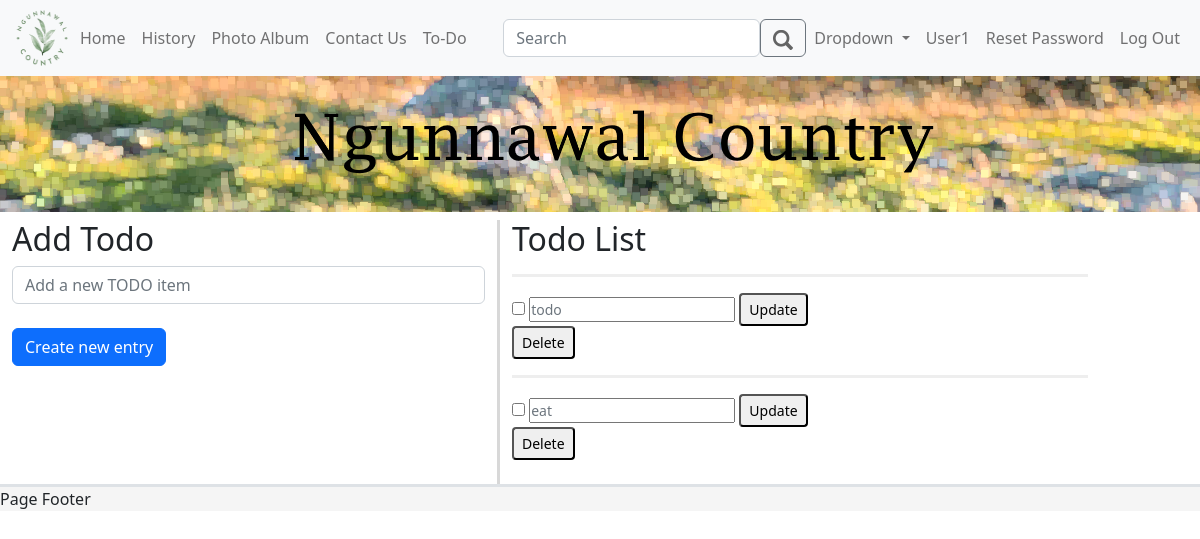
/todo (signed in), run on the app's committed database.
### models.py (models this page shows, shortened)
class User(UserMixin, db.Model):
    id = db.Column(db.Integer, primary_key=True)
    email_address = db.Column(db.String(255), unique=True)
    name = db.Column(db.String(255))
    password_hash = db.Column(db.String(255))
    user_level = db.Column(db.Integer)

class todo (db.Model):
    id = db.Column(db.Integer, primary_key=True, autoincrement=True)
    text = db.Column(db.Text)
    done = db.Column(db.Boolean)

### app.py (the view, shortened to what this page needs)
@app.route('/todo', methods=["POST", "GET"])
def view_todo():
    all_todo = db.session.query(todo).all()  # retrieves whole of to do table from database
    return render_template("todo.html", todos=all_todo, user=current_user)  # sends the user back to the to do page

### models.py (called while the page is built)
@login.user_loader
def load_user(id):
    return User.query.get(int(id))

### templates/todo.html (shortened to what this page needs)
{% extends 'template.html' %}
{% block cellContent1 %}
    <div class="row">
        <div class="col-5 vertical-divider">
            <h2>Add Todo</h2>
            <form method="POST" action="">
                <input type="text" name="text" placeholder="Add a new TODO item" class="form-control">
                <br>
                <button type="submit" value="update" class="btn btn-primary">Create new entry</button>
            </form>
        </div>
        <div class="col-6">
            <h2>Todo List</h2>
            {% for todo in todos %}
                <p>
                <hr class="horizontal-divider">
                <form method="POST" action="/todoedit/{{ todo.id }}">
                    <input type="checkbox" onclick="redirect('/todoedit/{{ todo.id }}')"
                           data-target="/todoedit/{{ todo.id }}" name="done">
                    <input type="text" title="{{ todo.dateAdded }}" value="{{ todo.text }}" name="text"
                           class="form-text">
                    <button type="submit" value="update" class="form-control-sm">Update</button>
                </form>
                <form method="GET" action="/todoedit/{{ todo.id }}">
                    <button type="submit" value="delete" class="form-control-sm">Delete</button>
                </form>
            {% endfor %}
            <br>
        </div>
    </div>
{% endblock %}

### templates/template.html (shortened to what this page needs)
<!DOCTYPE html>
<html lang="en">
<head>
    <link rel="stylesheet" href="/static/ngunnawal.css">
    <link rel="stylesheet" href="/static/css/bootstrap.css">
</head>
<body>
<nav class="navbar navbar-expand-lg bg-light sticky-top">
    <div class="container-fluid">
        <a href="/">
            <img src="/static/images/logo.png" alt="logo" width="60" height="60">
        </a>
        <div class="collapse navbar-collapse" id="navbarNav">
            <ul class="navbar-nav">
                <li class="nav-item">
                    <a class="nav-link" href="/">Home</a>
                </li>
                <li class="nav-item">
                    <a class="nav-link" href="history">History</a>
                </li>
                <li class="nav-item">
                    <a class="nav-link" href="photo">Photo Album</a>
                </li>
                <li class="nav-item">
                    <a class="nav-link" href="contact">Contact Us</a>
                </li>
                <li class="nav-item">
                    <a class="nav-link" href="todo">To-Do</a>
                </li>
            </ul>
        </div>
        <form class="d-flex" role="search">
            <input class="form-control" type="search" placeholder="Search" aria-label="Search">
            <button class="btn btn-outline-secondary" type="submit"><img src="/static/images/search.png" width="20"
                                                                         style="opacity: 60%"></button>
        </form>
        <div class="nav navbar-nav">
            {% if user.is_anonymous %}
                <li class="nav-item">
                    <a class="nav-link" href="register">Register</a>
                </li>
                <li class="nav-item">
                    <a class="nav-link" href="login">Log In</a>
                </li>
            {% else %}
                <li class="nav-item dropdown">
                    <a class="nav-link dropdown-toggle" href="/" id="navbarDropdown" role="button"
                       data-bs-toggle="dropdown" aria-expanded="false">
                        Dropdown
                    </a>
                </li>
                <li class="nav-item">
                    <a class="nav-link">{{ user.name }}</a>
                </li>
                <li class="nav-item">
                    <a class="nav-link" href="reset_password">Reset Password</a>
                </li>
                <li class="nav-item">
                    <a class="nav-link" href="logout">Log Out</a>
                </li>
            {% endif %}
        </div>
    </div>
</nav>
<div class="banner">
    <img src="/static/images/banner.png" alt="website banner">
</div>
<div class="container-fluid">
    <div class="row">
        <div class="col-12 align-centre">
        </div>
    </div>
    <div class="row">
        <div class="col-12">
            {% block cellContent1 %} {% endblock %}
        </div>
    </div>
</div>
<div class="footer sticky-bottom border-top border-3">
    Page Footer
</div>
</body>
</html>

### static/ngunnawal.css (style rules this page uses)
* { margin: 0; padding: 0; box-sizing: border-box; }
body { background-color: #cff2ec; }
.banner > img { display: block; margin-left: auto; margin-right: auto; max-height: 100%; max-width: 100%; height: auto; }
.align-centre { text-align: center; }
.navbar { overflow: hidden; background-color: #ffffff; position: fixed; top: 0; width: 100%; z-index: 1000; }
.footer { overflow: hidden; background-color: rgb(245, 245, 245); width: 100%; bottom: 0; }
hr.horizontal-divider { border-top: 3px solid #bbb; }
.vertical-divider { border-right: 3px solid #d8d8d8; }

### data on the page
User: name "User1"
todo: text "todo"
todo: text "eat"
